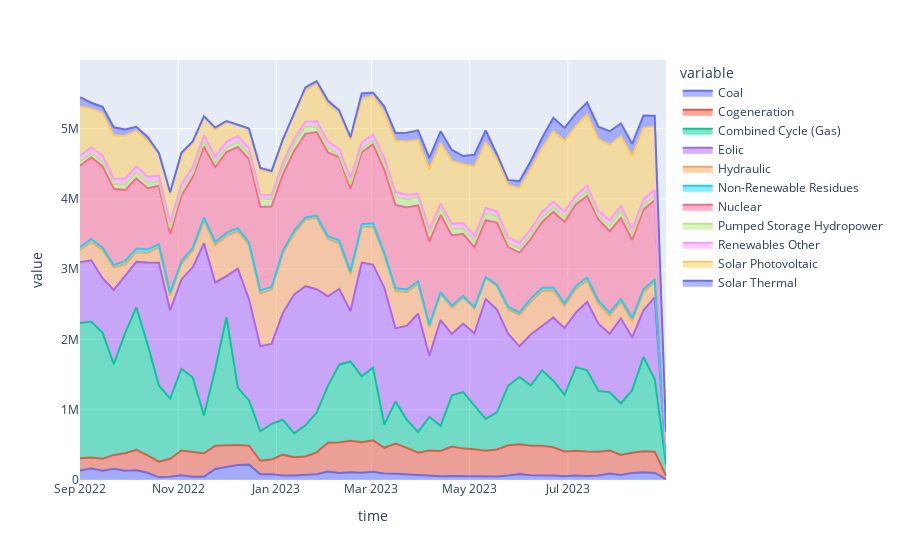

The notebook cell this image was saved under:
### Code cell
px.area(data_frame=df_weekly)
